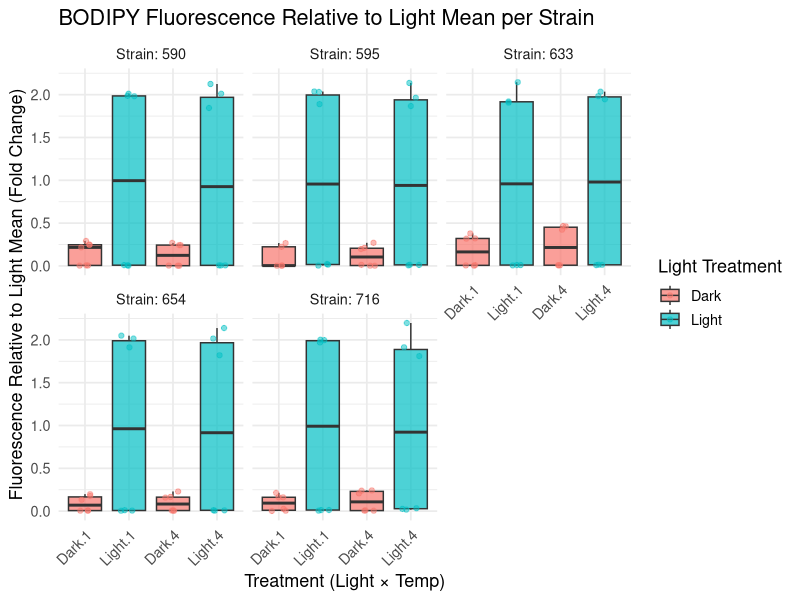
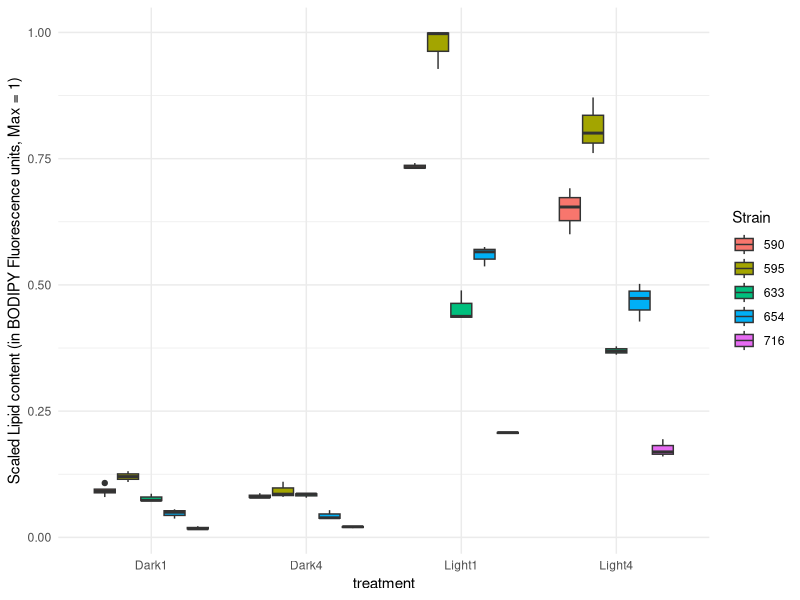
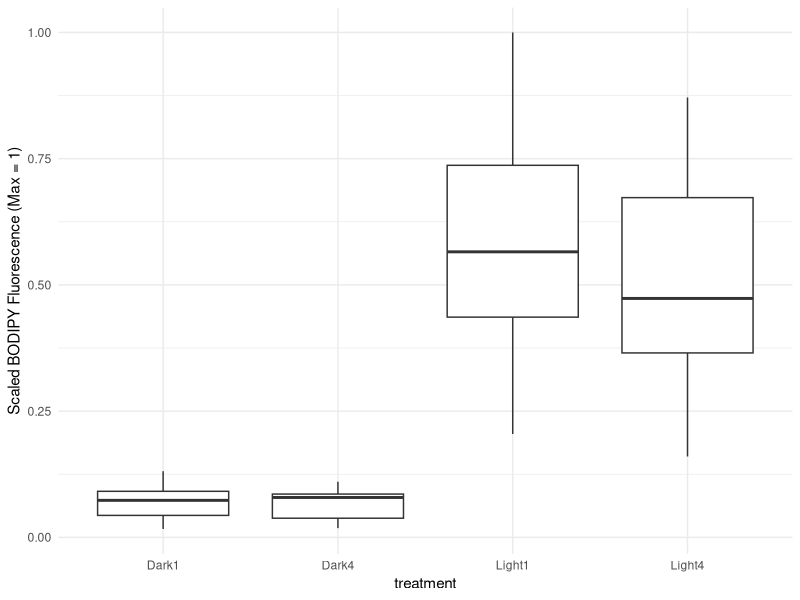

These charts were generated, in order, by the following R code:
## Flow Cytometry Data Variable Creation


## With this R Script I create the necessary and appropriate variables
# that I will subseqently use for the flow data analysis.


####Step 1: To begin with we will load the packages necessary for data manipulation and analysis:
library(lme4)
library(ggplot2)
library(glmmTMB)
library(dplyr)
library(tidyverse)


####Step 2: Load in the data called "FlowData - sheet 1"

FlowData <- read_csv("data/FlowData - Sheet1.csv")

head(FlowData)



####Step 3: Creating a variable of Lipid content Fold Change

## So now, I want to create a variable that represents the fold change in lipid content between 
#light treatment and dark treatment cells

## So... how do I do this? I don't technically have paired data because my cultures are different, not
#not the same cultures measured at different time points?

##Therefore maybe I can 

#1) Calculate mean Bodipy for Light samples per group
light_means <- FlowData %>%
  filter(Light_treatment == "Light") %>%
  group_by(Strain, Temp) %>%
  summarise(mean_lightBD = mean(Bodipy_Median, na.rm = TRUE), .groups = "drop")


#2) Join the Light group means to the original dataset
BDlight_ref <- FlowData %>%
  left_join(light_means, by = c("Strain", "Temp"))


#3) Calculate fold change (only for Dark samples)
BDlight_ref <- BDlight_ref %>%
  mutate(fold_change = (Bodipy_Median / mean_lightBD))

# check if this worked
head(BDlight_ref)


### ok... Now I really need to visualise this

library(ggplot2)

ggplot(BDlight_ref, aes(x = interaction(Light_treatment, Temp), 
                        y = fold_change,
                        fill = Light_treatment)) +
  geom_boxplot(alpha = 0.7, outlier.shape = NA, position = position_dodge(width = 0.8)) +
  geom_jitter(width = 0.2, alpha = 0.5, size = 1.5, aes(color = Light_treatment)) +
  facet_wrap(~ Strain, labeller = label_both) +
  labs(
    x = "Treatment (Light × Temp)",
    y = "Fluorescence Relative to Light Mean (Fold Change)",
    title = "BODIPY Fluorescence Relative to Light Mean per Strain",
    fill = "Light Treatment",
    color = "Light Treatment"
  ) +
  theme_minimal(base_size = 13) +
  theme(
    axis.text.x = element_text(angle = 45, hjust = 1)
  )




####Step 4: Creating Lipid Concentration Variable

## So what I really need to do is standardise lipid content by size...

## Since the instrument calibration was done on the same beads for all treatment and measurements
##maybe I can start with standardising to arbitrary units, at least until I figure out this size
##calibration.

## Ok so let me start with a unit-less comparative ratio of unit lipid per unit size:

BDlight_ref <- BDlight_ref %>%
  mutate(
    lipid_per_size = Bodipy_Median / Size_Median
  )

head(BDlight_ref)




####Step 5: standardising Lipid content to a max of 1:


# Well first I need to separate my data to keep only the samples that were actually stained:

FlowDataBD <- BDlight_ref[BDlight_ref$BD == "bd",]

#cool, now I will min-max normalise the data:

FlowDataBD <- FlowDataBD %>%
  mutate( Bodipy_scaled = Bodipy_Median / max(Bodipy_Median))


# I also want to make a single tretment column, to make plotting easier
FlowDataBD <- FlowDataBD %>%
  mutate(treatment = paste(Light_treatment, Temp, sep = ""))

FlowDataBD$Strain <- as.factor(FlowDataBD$Strain)


## And make a plot to visualise the variable I just created
ggplot(FlowDataBD, aes(x = treatment, y = Bodipy_scaled, fill = Strain)) +
  geom_boxplot() +
  theme_minimal() +
  ylab("Scaled Lipid content (in BODIPY Fluorescence units, Max = 1)")


ggplot(FlowDataBD, aes(x = treatment, y = Bodipy_scaled)) +
  geom_boxplot() +
  theme_minimal() +
  ylab("Scaled BODIPY Fluorescence (Max = 1)")

## Ok, so based off this it seems like there's a clear effect of treatment,
# but also substantial and consistent variation between Strains.





####Step 6: I need to save the BDlight_ref dataset as a csv, to make loading it and using it for analyses simpler

#write.csv(BDlight_ref, "E:/BDlight_ref2.csv", row.names = FALSE)
